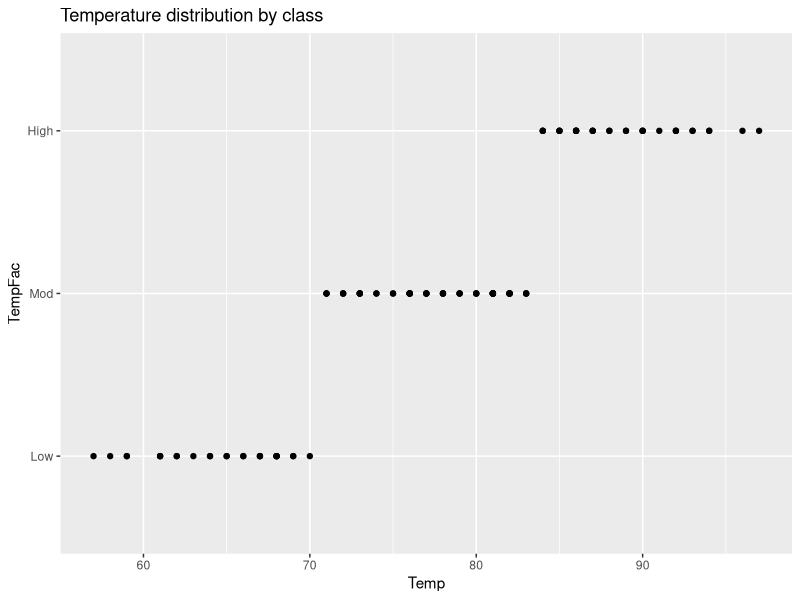
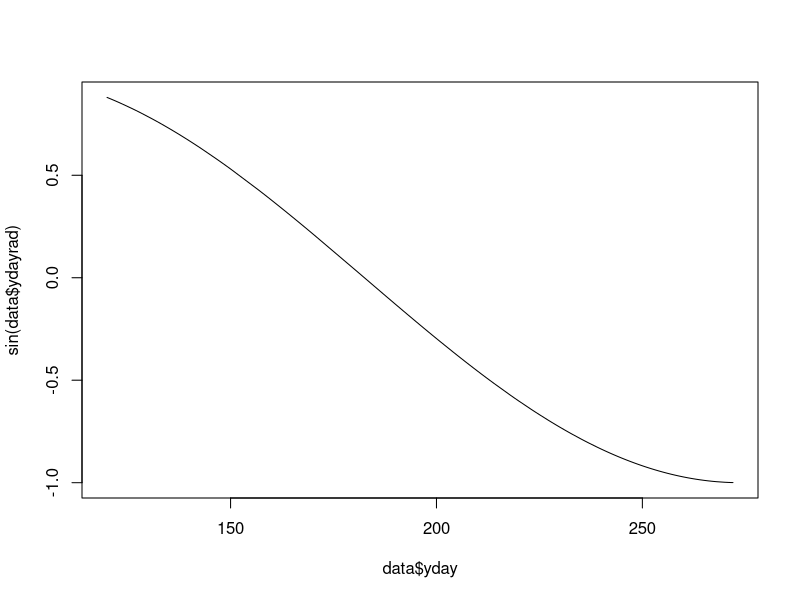
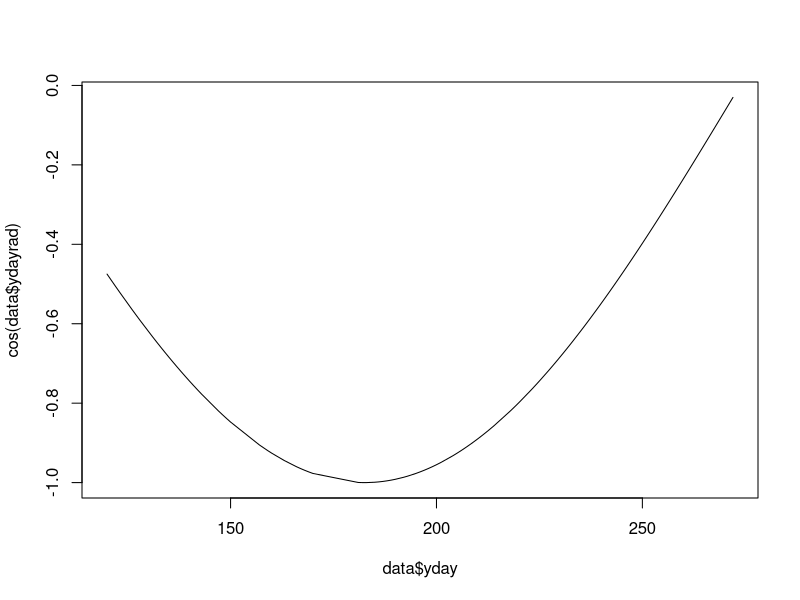
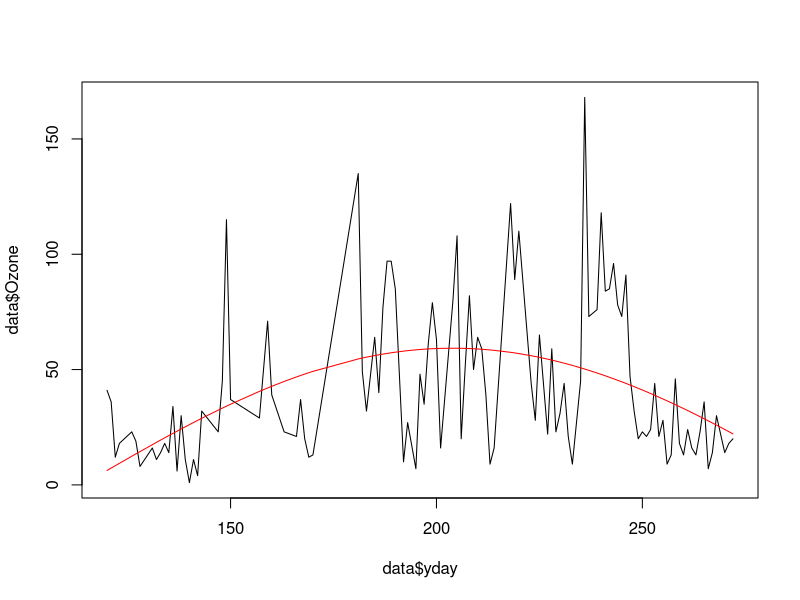

Write R code to recreate these figures, in order.
rm(list = objects())

library(ggplot2)

data("airquality")
data <- na.omit(subset(airquality, select=c(Ozone, Solar.R, Wind, Temp)))
head(data, n = 2)

# prepare response vector y

y <- data$Ozone
head(y)

# covariate matrix X
X <- as.matrix(cbind("(Intercept)" = 1, subset(data, select = -Ozone)))
head(X, n = 2)

# create model matrix

mf <- model.frame(Ozone~., data = data)
head(mf, n = 2)

y <- model.response(mf)
X <- model.matrix(mf, data = data)
c(class(y), class(X))
head(X, n = 2)

# extract model matrix
mod <- lm(Ozone~., data = data)
X <- model.matrix(mod)
head(X, n = 2)

mf <- model.frame(mod)
head(mf, n = 2)

#transformed covariates
f <- Ozone~.+sqrt(Solar.R)+I(Solar.R^2)+log(Solar.R)
modelX <- lm(f, data = data)
head(model.matrix(modelX), n = 3)

# categorical covariates (extending linear predictor)
data$TempFac <- cut(data$Temp, breaks = 3, labels = c("Low", "Mod", "High"))
modelX <- lm(Ozone~., data = data)
mm <- model.matrix(modelX)
head(mm, n = 3)

ggplot(data, aes(y = TempFac, x = Temp))+
  geom_point()+
  labs(title = "Temperature distribution by class")

# Interpretation
nd1 <- data[1,]; nd1$TempFac <- "Low"
nd2 <- data[1,]; nd2$TempFac <- "Mod"
nd3 <- data[1,]; nd3$TempFac <- "High"

p1 <- predict(modelX, newdata = nd1)
p2 <- predict(modelX, newdata = nd2)
p3 <- predict(modelX, newdata = nd3)

coef(modelX)

# Interactions
getmm <- function(formula, n = 1){
  head(model.matrix(model.frame(formula, data), data), n=n)
}

# continous variables
getmm(Ozone~Wind*Temp)
getmm(Ozone~Wind:Temp)
getmm(Ozone~Wind:Temp:Solar.R)

# Continous and factors
getmm(Ozone~Wind*TempFac)
getmm(Ozone~Wind:TempFac)
getmm(Ozone~Wind:TempFac:Solar.R)
getmm(Ozone~Wind*TempFac*Solar.R)

# factor and factor
data$WindFac <- cut(data$Wind, 2, labels = c("Calm","Windy"))
data$SolarFac <- cut(data$Solar.R, 2, labels = c("Cloudy","Sunny"))
getmm(Ozone~WindFac*TempFac*SolarFac, n = 2)

# crossing
getmm(Ozone~(WindFac+TempFac+SolarFac)^3, n = 3)

# Harmonics
data("airquality"); data <- na.omit(airquality)
head(data, n = 2)

date <- ISOdate(1970, data$Month, data$Day)
data$yday <- as.POSIXlt(date)$yday
data$ydayrad <- data$yday/365*2*pi
modelX <- lm(Ozone~Solar.R+Wind+Temp+sin(ydayrad)+cos(ydayrad),data = data)
head(model.matrix(modelX), n=2)


plot(x = data$yday, y = sin(data$ydayrad), type = "l")
plot(x = data$yday, y = cos(data$ydayrad), type = "l")

# OLS estimate using first harmonic only
mf <- model.frame(Ozone~sin(ydayrad)+cos(ydayrad), data = data)
y <- model.response(mf)
X <- model.matrix(mf, data = data)
beta <- solve(t(X)%*%X)%*%t(X)%*%y
yhat <- X%*%beta

plot(x = data$yday, y = data$Ozone, type = "l")
lines(x=data$yday, y = yhat, col = "red")
